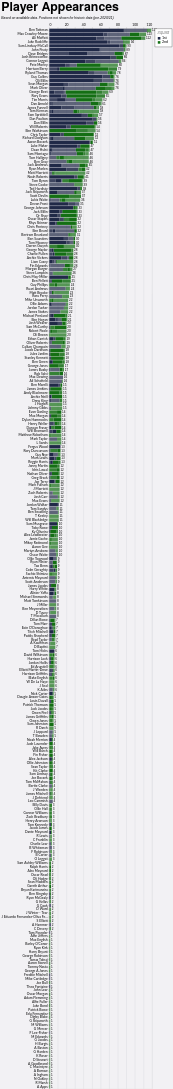

Write the Vega-Lite specification saved for this chart.
### Vega-Lite specification from a JSON file in a GitHub repository (floating-point values rounded to 4 significant figures; data arrays with more than 128 entries replaced by an {"elided": "..."} marker saying what was removed)
{"config": {"axis": {"labelFont": "Lato, sans-serif", "titleFont": "PT Sans Narrow, Helvetica Neue, Helvetica, Arial, sans-serif", "labelFontSize": 13, "titleFontSize": 24, "gridColor": "#202947", "gridOpacity": 0.2}, "header": {"labelFont": "PT Sans Narrow, Helvetica Neue, Helvetica, Arial, sans-serif", "titleFont": "PT Sans Narrow, Helvetica Neue, Helvetica, Arial, sans-serif", "labelFontSize": 24, "titleFontSize": 28, "labelFontWeight": "bold", "orient": "left"}, "legend": {"labelFont": "Lato, sans-serif", "titleFont": "PT Sans Narrow, Helvetica Neue, Helvetica, Arial, sans-serif", "labelFontSize": 14, "titleFontSize": 16, "titlePadding": 5, "fillColor": "white", "strokeColor": "black", "padding": 10, "titleFontWeight": "lighter", "titleFontStyle": "italic", "titleColor": "gray", "offset": 10}, "title": {"font": "PT Sans Narrow, Helvetica Neue, Helvetica, Arial, sans-serif", "fontSize": 48, "fontWeight": "bold", "anchor": "start", "align": "center", "titlePadding": 20, "subtitlePadding": 10, "subtitleFontSize": 13, "subtitleColor": "", "subtitleFontStyle": "italic", "offset": 15, "color": "black"}, "axisX": {"labelAngle": 0}, "facet": {"title": null, "header": null, "align": {"row": "each", "column": "each"}}, "resolve": {"scale": {"y": "independent", "facet": "independent"}}, "background": "#f2f1f4"}, "layer": [{"mark": {"type": "bar"}, "encoding": {"color": {"field": "squad", "legend": {"orient": "right"}, "scale": {"domain": ["1st", "2nd"], "range": ["#202947", "#146f14"]}, "title": "Squad", "type": "nominal"}, "opacity": {"field": "start", "legend": null, "scale": {"domain": ["Start", "Bench", "Unknown"], "range": [1.0, 0.7, 0.4]}, "type": "nominal"}, "order": {"field": "squad", "sort": "ascending", "type": "quantitative"}, "tooltip": [{"field": "player", "title": "Player", "type": "nominal"}, {"field": "squad", "title": "Squad", "type": "nominal"}, {"aggregate": "sum", "field": "games", "title": "Games", "type": "quantitative"}, {"field": "start", "title": "Started?", "type": "nominal"}], "x": {"aggregate": "sum", "axis": {"orient": "top", "title": null}, "field": "games", "type": "quantitative"}, "y": {"field": "player", "sort": "-x", "title": null, "type": "nominal"}}, "title": {"text": "Player Appearances", "subtitle": "Based on available data. Positions not shown for historic data (pre-2020/21)."}}, {"mark": {"type": "text", "align": "left", "baseline": "middle", "dx": 3, "fontSize": 12}, "encoding": {"text": {"aggregate": "sum", "field": "games", "type": "quantitative"}, "x": {"aggregate": "sum", "field": "games", "type": "quantitative"}, "y": {"field": "player", "sort": "-x", "type": "nominal"}}}], "data": {"name": "data-5b0dc48ba546401fb050279cd5f1f601"}, "height": {"step": 15}, "width": 400, "$schema": "https://vega.github.io/schema/vega-lite/v5.20.1.json", "datasets": {"data-5b0dc48ba546401fb050279cd5f1f601": {"elided": "1983 records"}}}
